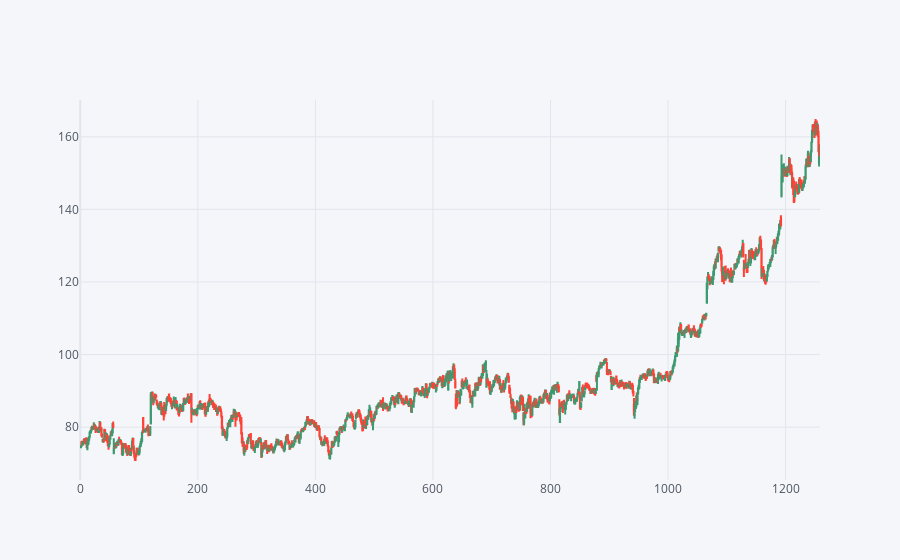

The notebook cell saved with this chart:
### Code cell
ANSS.iplot(kind="candle")

### Figure 1 — Plotly figure (JSON) as saved in the notebook; plotly's stock layout.template omitted (floating-point values rounded to 4 significant figures; data arrays with more than 128 entries replaced by an {"elided": "..."} marker saying what was removed)
{"data": [{"close": {"elided": "1259 float values"}, "high": {"elided": "1259 float values"}, "low": {"elided": "1259 float values"}, "open": {"elided": "1259 float values"}, "showlegend": false, "type": "candlestick", "x": {"elided": "1259 int values"}, "yaxis": "y2"}], "layout": {"legend": {"bgcolor": "#F5F6F9", "font": {"color": "#4D5663"}}, "paper_bgcolor": "#F5F6F9", "plot_bgcolor": "#F5F6F9", "title": {"font": {"color": "#4D5663"}}, "xaxis": {"gridcolor": "#E1E5ED", "rangeslider": {"visible": false}, "showgrid": true, "tickfont": {"color": "#4D5663"}, "title": {"font": {"color": "#4D5663"}, "text": ""}, "zerolinecolor": "#E1E5ED"}, "yaxis": {"gridcolor": "#E1E5ED", "showgrid": true, "showticklabels": false, "tickfont": {"color": "#4D5663"}, "title": {"font": {"color": "#4D5663"}, "text": ""}, "zerolinecolor": "#E1E5ED"}, "yaxis2": {"gridcolor": "#E1E5ED", "showgrid": true, "tickfont": {"color": "#4D5663"}, "title": {"font": {"color": "#4D5663"}, "text": ""}, "zerolinecolor": "#E1E5ED"}}}
